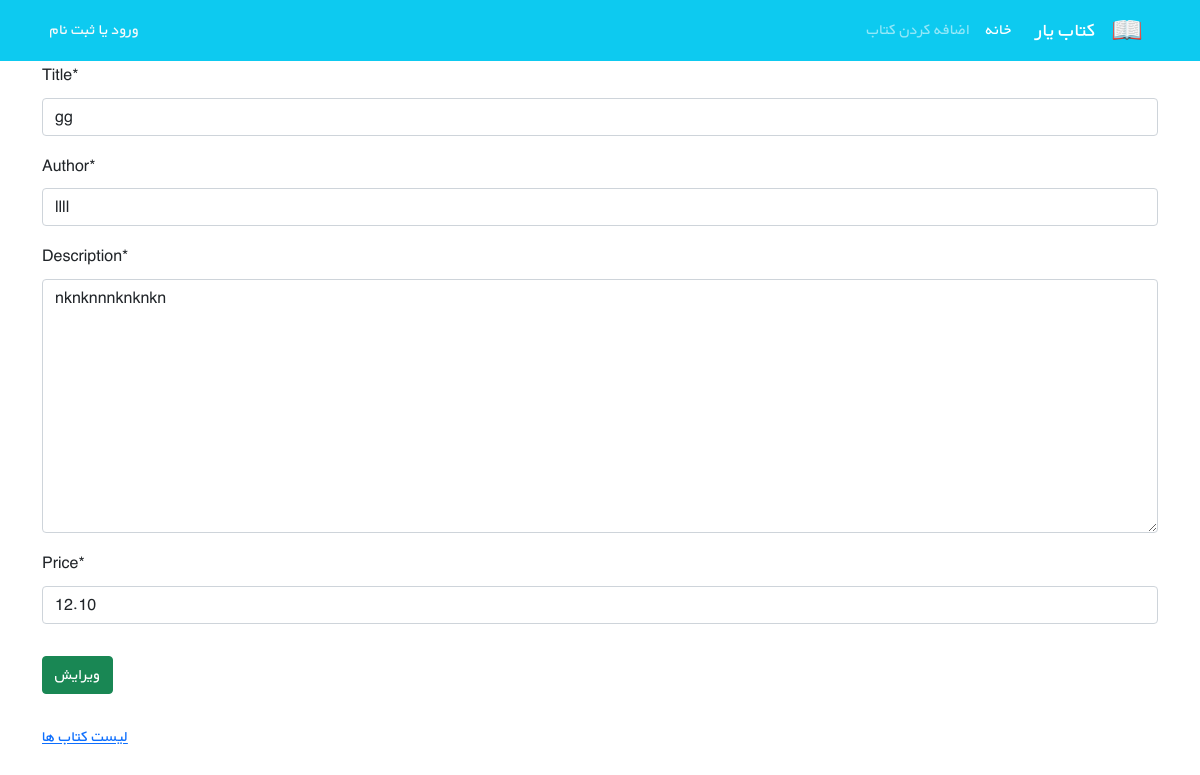
The app's page /books/7/edit/ with its own data.
### books/models.py (models this page shows, shortened)
class Book(models.Model):
    title = models.CharField(max_length=200)
    author = models.CharField(max_length=200)
    description = models.TextField()
    price = models.DecimalField(max_digits=5, decimal_places=2)

### books/views.py (the view)
# urls.py: path('<int:pk>/edit/', BookUpdateView.as_view(), name='book_update'),
class BookUpdateView(generic.UpdateView):
    model = Book
    fields = ['title', 'author', 'description', 'price']
    template_name = 'books/book_update.html'

### books/templates/books/book_update.html (shortened to what this page needs)
{% extends "_base.html" %}
{% load crispy_forms_tags %}
{% block content %}
    <form action="" method='post'>
        {{ form|crispy }}
        <button type='submit'  class='btn btn-success mt-3'>
            ویرایش
        </button>
    </form>
    <br>
    <p><a href="{% url 'book_list' %}">لیست کتاب ها</a></p>
{% endblock content %}

### static/css/style.css (style rules this page uses)
* { font-family: 'BYekan', sans-serif; line-height: 1.8rem; }

### records on screen
Book: title "gg", author "llll", description "nknknnnknknkn", price "12.10"
